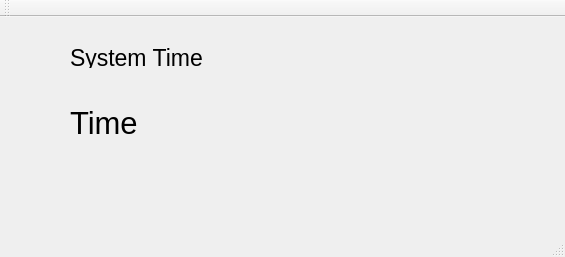
<?xml version="1.0" encoding="UTF-8"?>
<ui version="4.0">
 <class>MainWindow</class>
 <widget class="QMainWindow" name="MainWindow">
  <property name="geometry">
   <rect>
    <x>0</x>
    <y>0</y>
    <width>565</width>
    <height>257</height>
   </rect>
  </property>
  <property name="windowTitle">
   <string>MainWindow</string>
  </property>
  <widget class="QWidget" name="centralWidget">
   <widget class="QLabel" name="Time">
    <property name="geometry">
     <rect>
      <x>70</x>
      <y>70</y>
      <width>411</width>
      <height>71</height>
     </rect>
    </property>
    <property name="font">
     <font>
      <pointsize>23</pointsize>
     </font>
    </property>
    <property name="text">
     <string>Time</string>
    </property>
   </widget>
   <widget class="QLabel" name="timetext">
    <property name="geometry">
     <rect>
      <x>70</x>
      <y>30</y>
      <width>151</width>
      <height>21</height>
     </rect>
    </property>
    <property name="font">
     <font>
      <pointsize>17</pointsize>
     </font>
    </property>
    <property name="text">
     <string>System Time</string>
    </property>
   </widget>
  </widget>
  <widget class="QMenuBar" name="menuBar">
   <property name="geometry">
    <rect>
     <x>0</x>
     <y>0</y>
     <width>565</width>
     <height>28</height>
    </rect>
   </property>
  </widget>
  <widget class="QToolBar" name="mainToolBar">
   <attribute name="toolBarArea">
    <enum>TopToolBarArea</enum>
   </attribute>
   <attribute name="toolBarBreak">
    <bool>false</bool>
   </attribute>
  </widget>
  <widget class="QStatusBar" name="statusBar"/>
 </widget>
 <layoutdefault spacing="6" margin="11"/>
 <resources/>
 <connections/>
</ui>
